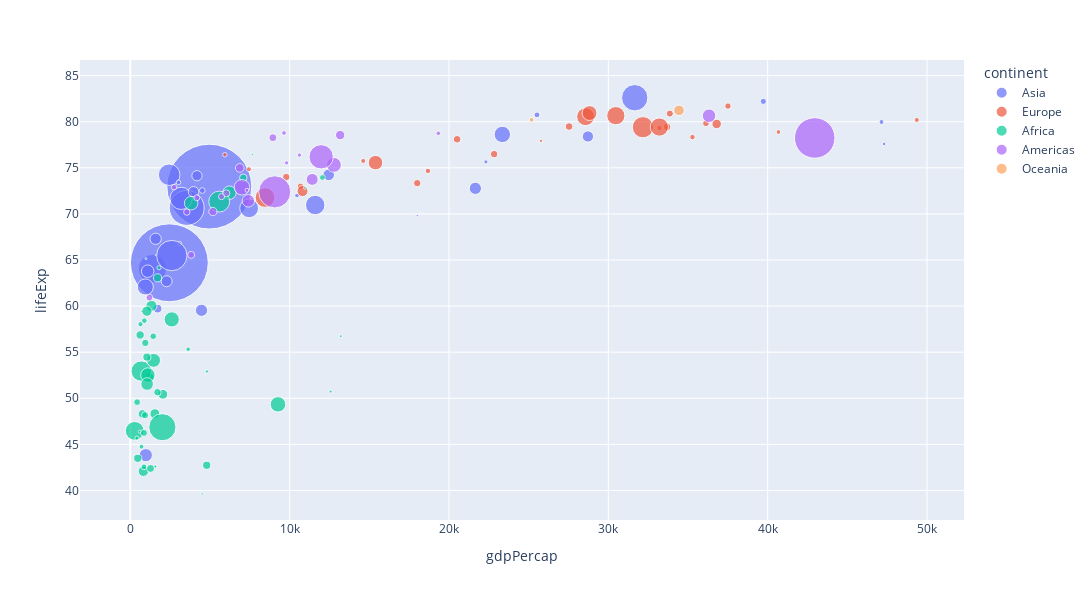

Source (notebook cell):
### Code cell
gm2007 = data_df.query('year == 2007')
fig = px.scatter(gm2007,x = 'gdpPercap',
                 y = 'lifeExp',
                 color = 'continent',
                 size = 'pop', size_max = 60,hover_name ='country',
                
                 height = 600,
                 width = 1200)
fig.show()

### Figure 1 — Plotly figure (JSON) as saved in the notebook; plotly's stock layout.template omitted (floating-point values rounded to 4 significant figures)
{"data": [{"hovertemplate": "<b>%{hovertext}</b><br><br>continent=Asia<br>gdpPercap=%{x}<br>lifeExp=%{y}<br>pop=%{marker.size}<extra></extra>", "hovertext": ["Afghanistan", "Bahrain", "Bangladesh", "Cambodia", "China", "Hong Kong, China", "India", "Indonesia", "Iran", "Iraq", "Israel", "Japan", "Jordan", "Korea, Dem. Rep.", "Korea, Rep.", "Kuwait", "Lebanon", "Malaysia", "Mongolia", "Myanmar", "Nepal", "Oman", "Pakistan", "Philippines", "Saudi Arabia", "Singapore", "Sri Lanka", "Syria", "Taiwan", "Thailand", "Vietnam", "West Bank and Gaza", "Yemen, Rep."], "legendgroup": "Asia", "marker": {"color": "#636efa", "size": [31889923, 708573, 150448339, 14131858, 1318683096, 6980412, 1110396331, 223547000, 69453570, 27499638, 6426679, 127467972, 6053193, 23301725, 49044790, 2505559, 3921278, 24821286, 2874127, 47761980, 28901790, 3204897, 169270617, 91077287, 27601038, 4553009, 20378239, 19314747, 23174294, 65068149, 85262356, 4018332, 22211743], "sizemode": "area", "sizeref": 366300.0, "symbol": "circle"}, "mode": "markers", "name": "Asia", "orientation": "v", "showlegend": true, "type": "scatter", "x": [974.6, 29800.0, 1391.0, 1714.0, 4959.0, 39720.0, 2452.0, 3541.0, 11610.0, 4471.0, 25520.0, 31660.0, 4519.0, 1593.0, 23350.0, 47310.0, 10460.0, 12450.0, 3096.0, 944, 1091.0, 22320.0, 2606.0, 3190.0, 21650.0, 47140.0, 3970.0, 4185.0, 28720.0, 7458.0, 2442.0, 3025.0, 2281.0], "xaxis": "x", "y": [43.83, 75.64, 64.06, 59.72, 72.96, 82.21, 64.7, 70.65, 70.96, 59.55, 80.75, 82.6, 72.53, 67.3, 78.62, 77.59, 71.99, 74.24, 66.8, 62.07, 63.78, 75.64, 65.48, 71.69, 72.78, 79.97, 72.4, 74.14, 78.4, 70.62, 74.25, 73.42, 62.7], "yaxis": "y"}, {"hovertemplate": "<b>%{hovertext}</b><br><br>continent=Europe<br>gdpPercap=%{x}<br>lifeExp=%{y}<br>pop=%{marker.size}<extra></extra>", "hovertext": ["Albania", "Austria", "Belgium", "Bosnia and Herzegovina", "Bulgaria", "Croatia", "Czech Republic", "Denmark", "Finland", "France", "Germany", "Greece", "Hungary", "Iceland", "Ireland", "Italy", "Montenegro", "Netherlands", "Norway", "Poland", "Portugal", "Romania", "Serbia", "Slovak Republic", "Slovenia", "Spain", "Sweden", "Switzerland", "Turkey", "United Kingdom"], "legendgroup": "Europe", "marker": {"color": "#EF553B", "size": [3600523, 8199783, 10392226, 4552198, 7322858, 4493312, 10228744, 5468120, 5238460, 61083916, 82400996, 10706290, 9956108, 301931, 4109086, 58147733, 684736, 16570613, 4627926, 38518241, 10642836, 22276056, 10150265, 5447502, 2009245, 40448191, 9031088, 7554661, 71158647, 60776238], "sizemode": "area", "sizeref": 366300.0, "symbol": "circle"}, "mode": "markers", "name": "Europe", "orientation": "v", "showlegend": true, "type": "scatter", "x": [5937.0, 36130.0, 33690.0, 7446.0, 10680.0, 14620.0, 22830.0, 35280.0, 33210.0, 30470.0, 32170.0, 27540.0, 18010.0, 36180.0, 40680.0, 28570.0, 9254.0, 36800.0, 49360.0, 15390.0, 20510.0, 10810.0, 9787.0, 18680.0, 25770.0, 28820.0, 33860.0, 37510.0, 8458.0, 33200.0], "xaxis": "x", "y": [76.42, 79.83, 79.44, 74.85, 73.0, 75.75, 76.49, 78.33, 79.31, 80.66, 79.41, 79.48, 73.34, 81.76, 78.89, 80.55, 74.54, 79.76, 80.2, 75.56, 78.1, 72.48, 74.0, 74.66, 77.93, 80.94, 80.88, 81.7, 71.78, 79.42], "yaxis": "y"}, {"hovertemplate": "<b>%{hovertext}</b><br><br>continent=Africa<br>gdpPercap=%{x}<br>lifeExp=%{y}<br>pop=%{marker.size}<extra></extra>", "hovertext": ["Algeria", "Angola", "Benin", "Botswana", "Burkina Faso", "Burundi", "Cameroon", "Central African Republic", "Chad", "Comoros", "Congo, Dem. Rep.", "Congo, Rep.", "Cote d'Ivoire", "Djibouti", "Egypt", "Equatorial Guinea", "Eritrea", "Ethiopia", "Gabon", "Gambia", "Ghana", "Guinea", "Guinea-Bissau", "Kenya", "Lesotho", "Liberia", "Libya", "Madagascar", "Malawi", "Mali", "Mauritania", "Mauritius", "Morocco", "Mozambique", "Namibia", "Niger", "Nigeria", "Reunion", "Rwanda", "Sao Tome and Principe", "Senegal", "Sierra Leone", "Somalia", "South Africa", "Sudan", "Swaziland", "Tanzania", "Togo", "Tunisia", "Uganda", "Zambia", "Zimbabwe"], "legendgroup": "Africa", "marker": {"color": "#00cc96", "size": [33333216, 12420476, 8078314, 1639131, 14326203, 8390505, 17696293, 4369038, 10238807, 710960, 64606759, 3800610, 18013409, 496374, 80264543, 551201, 4906585, 76511887, 1454867, 1688359, 22873338, 9947814, 1472041, 35610177, 2012649, 3193942, 6036914, 19167654, 13327079, 12031795, 3270065, 1250882, 33757175, 19951656, 2055080, 12894865, 135031164, 798094, 8860588, 199579, 12267493, 6144562, 9118773, 43997828, 42292929, 1133066, 38139640, 5701579, 10276158, 29170398, 11746035, 12311143], "sizemode": "area", "sizeref": 366300.0, "symbol": "circle"}, "mode": "markers", "name": "Africa", "orientation": "v", "showlegend": true, "type": "scatter", "x": [6223.0, 4797.0, 1441.0, 12570.0, 1217.0, 430.1, 2042.0, 706.0, 1704.0, 986.1, 277.6, 3633.0, 1545.0, 2082.0, 5581.0, 12150.0, 641.4, 690.8, 13210.0, 752.7, 1328.0, 942.7, 579.2, 1463.0, 1569.0, 414.5, 12060.0, 1045.0, 759.3, 1043.0, 1803.0, 10960.0, 3820.0, 823.7, 4811.0, 619.7, 2014.0, 7670.0, 863.1, 1598.0, 1712.0, 862.5, 926.1, 9270.0, 2602.0, 4513.0, 1107.0, 883.0, 7093.0, 1056.0, 1271.0, 469.7], "xaxis": "x", "y": [72.3, 42.73, 56.73, 50.73, 52.3, 49.58, 50.43, 44.74, 50.65, 65.15, 46.46, 55.32, 48.33, 54.79, 71.34, 51.58, 58.04, 52.95, 56.73, 59.45, 60.02, 56.01, 46.39, 54.11, 42.59, 45.68, 73.95, 59.44, 48.3, 54.47, 64.16, 72.8, 71.16, 42.08, 52.91, 56.87, 46.86, 76.44, 46.24, 65.53, 63.06, 42.57, 48.16, 49.34, 58.56, 39.61, 52.52, 58.42, 73.92, 51.54, 42.38, 43.49], "yaxis": "y"}, {"hovertemplate": "<b>%{hovertext}</b><br><br>continent=Americas<br>gdpPercap=%{x}<br>lifeExp=%{y}<br>pop=%{marker.size}<extra></extra>", "hovertext": ["Argentina", "Bolivia", "Brazil", "Canada", "Chile", "Colombia", "Costa Rica", "Cuba", "Dominican Republic", "Ecuador", "El Salvador", "Guatemala", "Haiti", "Honduras", "Jamaica", "Mexico", "Nicaragua", "Panama", "Paraguay", "Peru", "Puerto Rico", "Trinidad and Tobago", "United States", "Uruguay", "Venezuela"], "legendgroup": "Americas", "marker": {"color": "#ab63fa", "size": [40301927, 9119152, 190010647, 33390141, 16284741, 44227550, 4133884, 11416987, 9319622, 13755680, 6939688, 12572928, 8502814, 7483763, 2780132, 108700891, 5675356, 3242173, 6667147, 28674757, 3942491, 1056608, 301139947, 3447496, 26084662], "sizemode": "area", "sizeref": 366300.0, "symbol": "circle"}, "mode": "markers", "name": "Americas", "orientation": "v", "showlegend": true, "type": "scatter", "x": [12780.0, 3822.0, 9066.0, 36320.0, 13170.0, 7007.0, 9645.0, 8948.0, 6025.0, 6873.0, 5728.0, 5186.0, 1202.0, 3548.0, 7321.0, 11980.0, 2749.0, 9809.0, 4173.0, 7409.0, 19330.0, 18010.0, 42950.0, 10610.0, 11420.0], "xaxis": "x", "y": [75.32, 65.55, 72.39, 80.65, 78.55, 72.89, 78.78, 78.27, 72.23, 74.99, 71.88, 70.26, 60.92, 70.2, 72.57, 76.19, 72.9, 75.54, 71.75, 71.42, 78.75, 69.82, 78.24, 76.38, 73.75], "yaxis": "y"}, {"hovertemplate": "<b>%{hovertext}</b><br><br>continent=Oceania<br>gdpPercap=%{x}<br>lifeExp=%{y}<br>pop=%{marker.size}<extra></extra>", "hovertext": ["Australia", "New Zealand"], "legendgroup": "Oceania", "marker": {"color": "#FFA15A", "size": [20434176, 4115771], "sizemode": "area", "sizeref": 366300.0, "symbol": "circle"}, "mode": "markers", "name": "Oceania", "orientation": "v", "showlegend": true, "type": "scatter", "x": [34440.0, 25190.0], "xaxis": "x", "y": [81.23, 80.2], "yaxis": "y"}], "layout": {"height": 600, "legend": {"itemsizing": "constant", "title": {"text": "continent"}, "tracegroupgap": 0}, "margin": {"t": 60}, "width": 1200, "xaxis": {"anchor": "y", "domain": [0, 1], "title": {"text": "gdpPercap"}}, "yaxis": {"anchor": "x", "domain": [0, 1], "title": {"text": "lifeExp"}}}}
